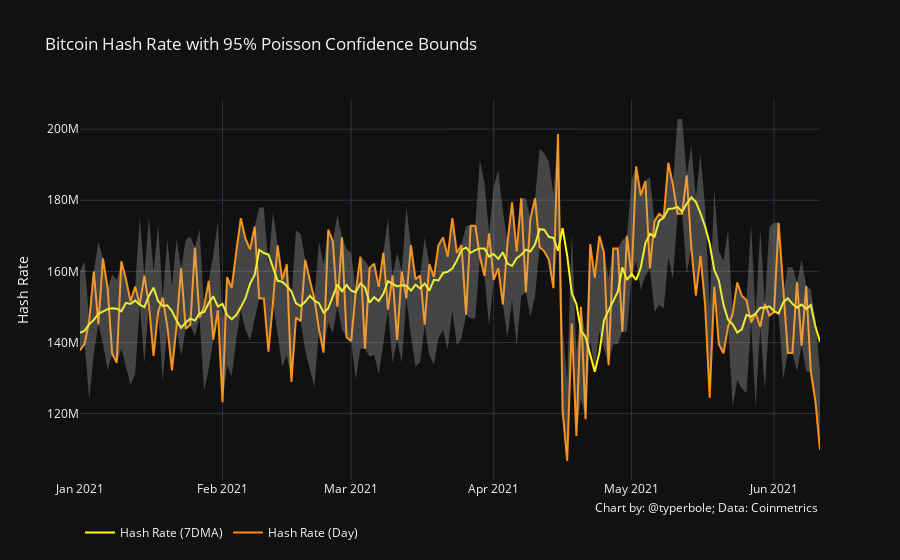

Notebook code cell kept with this figure:
### Code cell
import plotly.graph_objs as go

temp = data.loc[
    data['date'] >= '2021-01-01'
]


fig = go.Figure([
    go.Scatter(
        x=temp['date'],
        y=temp['HashRate'],
        line=dict(color='darkorange'),
        mode='lines',
        name='Hash Rate (Day)'
    ),
    go.Scatter(
        x=temp['date'],
        y=temp['HashRateL7D'],
        line=dict(color='yellow'),
        mode='lines',
        name='Hash Rate (7DMA)'
    ),
    go.Scatter(
        name='Upper Bound',
        x=temp['date'],
        y=temp['HashRateUpper1Side'],
        mode='lines',
        marker=dict(color="#444"),
        line=dict(width=0),
        showlegend=False
    ),
    go.Scatter(
        name='Lower Bound',
        x=temp['date'],
        y=temp['HashRateLower1Side'],
        marker=dict(color="#444"),
        line=dict(width=0),
        mode='lines',
        fillcolor='rgba(190, 190, 190, 0.3)',
        fill='tonexty',
        showlegend=False
    )
])
fig.update_layout(
        annotations=[
            dict(x=1, y=-0.1,
                 text="Chart by: @typerbole; Data: Coinmetrics",
                 showarrow=False, xref='paper', yref='paper',
                 xanchor='right', yanchor='auto', xshift=0, yshift=0)
        ],
        showlegend=True,
        legend_orientation="h",
        template="plotly_dark"

)
fig.update_layout(
        title_text='Bitcoin Hash Rate with 95% Poisson Confidence Bounds'
)
fig.update_yaxes(
        title_text='Hash Rate'
)
fig.show()

### Figure 1 — Plotly figure (JSON) as saved in the notebook; plotly's stock layout.template omitted (floating-point values rounded to 4 significant figures; data arrays with more than 128 entries replaced by an {"elided": "..."} marker saying what was removed)
{"data": [{"line": {"color": "darkorange"}, "mode": "lines", "name": "Hash Rate (Day)", "type": "scatter", "x": {"elided": "162 str values"}, "y": {"elided": "162 float values"}}, {"line": {"color": "yellow"}, "mode": "lines", "name": "Hash Rate (7DMA)", "type": "scatter", "x": {"elided": "162 str values"}, "y": {"elided": "162 float values"}}, {"line": {"width": 0}, "marker": {"color": "#444"}, "mode": "lines", "name": "Upper Bound", "showlegend": false, "type": "scatter", "x": {"elided": "162 str values"}, "y": {"elided": "162 float values"}}, {"fill": "tonexty", "fillcolor": "rgba(190, 190, 190, 0.3)", "line": {"width": 0}, "marker": {"color": "#444"}, "mode": "lines", "name": "Lower Bound", "showlegend": false, "type": "scatter", "x": {"elided": "162 str values"}, "y": {"elided": "162 float values"}}], "layout": {"annotations": [{"showarrow": false, "text": "Chart by: @typerbole; Data: Coinmetrics", "x": 1, "xanchor": "right", "xref": "paper", "xshift": 0, "y": -0.1, "yanchor": "auto", "yref": "paper", "yshift": 0}], "legend": {"orientation": "h"}, "showlegend": true, "title": {"text": "Bitcoin Hash Rate with 95% Poisson Confidence Bounds"}, "yaxis": {"title": {"text": "Hash Rate"}}}}
